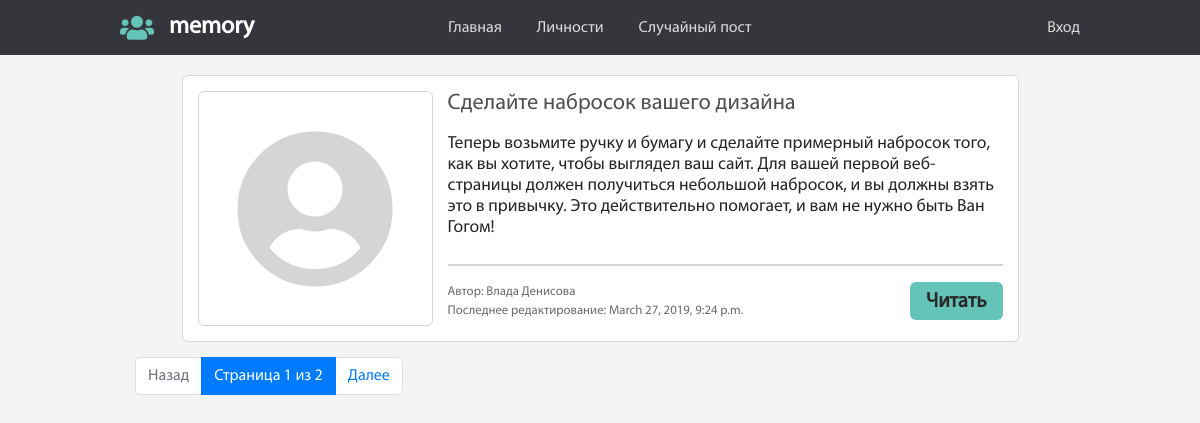
Before: / with the older database file.
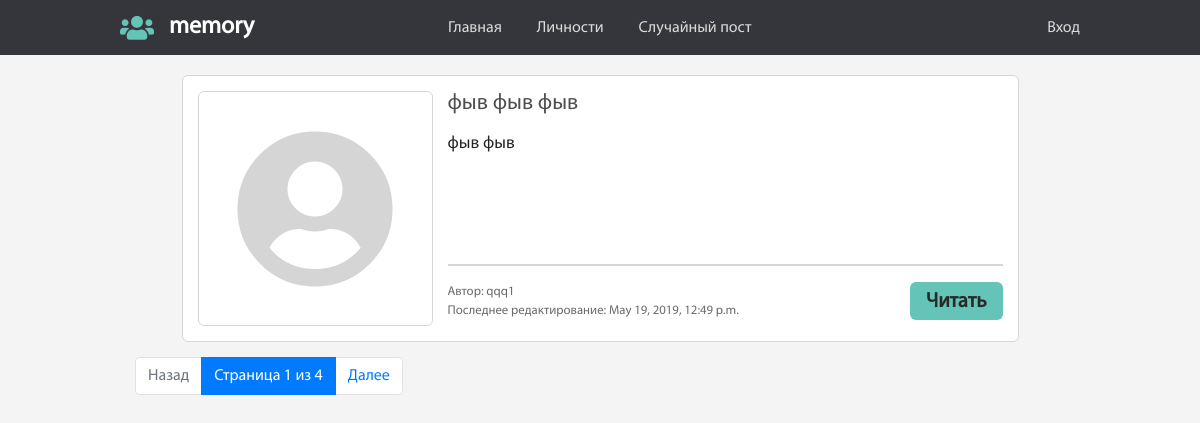
After: the same page with the newer database file.
### mysite/models.py (models this page shows, shortened)
class Post(models.Model):
    email = models.EmailField(verbose_name="email", db_index=True, blank=True)
    name = models.ForeignKey(User, on_delete=models.CASCADE, verbose_name="Имя", db_index=True, blank=True)
    second_name = models.CharField(verbose_name="Фамилия", max_length=150, db_index=True, blank=True)
    title = models.CharField(verbose_name="Заголовок", max_length=500)
    preview = models.CharField(verbose_name= "Тизер", max_length=500, blank=True, db_index=True)
    text_post = MarkdownxField(verbose_name= "Текст поста", blank=True, db_index=True)
    CHOICE_TO_STAR = (
        (True, 'Пост известной личности'),
        (False, 'Пост обычного пользователя'),
    )
    star = models.BooleanField(verbose_name="Настройка поста", choices=CHOICE_TO_STAR, default=False)
    date_pub = models.DateTimeField(verbose_name="Дата публикации", auto_now_add=True)
    date_modified = models.DateTimeField(verbose_name="Последнее изменение", auto_now=True)
    pictures = models.CharField(verbose_name="Ссылка на картинку", max_length=500, blank=True)
    class Meta:
        ordering = ["-date_modified"]
    def get_preview(self):
        if not self.preview:
            return markdownify(self.text_post[:501]+"...")
        else:
            return self.preview
    def __str__(self):
        return self.title

### mysite/views.py (the view)
# urls.py: url(r'^$', v.posts_list, name='posts_list'),
def posts_list(request):
    posts = Post.objects.all()
    paginator = Paginator(posts, 1)
    page = request.GET.get('page')
    try:
        posts = paginator.page(page)
    except PageNotAnInteger:
        posts = paginator.page(1)
    except EmptyPage:
        posts = paginator.page(paginator.num_pages)
    return render(request, 'mysite/posts_list.html', context={'posts': posts, 'page': page})

### mysite/templates/mysite/posts_list.html (shortened to what this page needs)
{% extends 'mysite/base_page.html' %}
{% load staticfiles %}
{% block css %}
  <link rel="stylesheet" href="{% static 'css/post.css' %}">
{% endblock %}
{% block content %}
  {% for post in posts %}
    <aside class="post">
      <section class="post__img">
        <i class="fas fa-user-circle"></i>
      </section>
      <section class="post__info">
        <h3>{{ post }}</h3>
        <p class="post__prev">{{ post.get_preview }}</p>
        <hr>
        <div class="post__nav">
          <div class="post__addition">
            <span>Автор: {{post.name}} {{post.second_name}}</span></br>
            <span>Последнее редактирование: {{ post.date_modified }}</span>
          </div>
          <a class="btnn" href="{% url 'post_detail' post.id%}">Читать</a>
        </div>
      </section>
    </aside>
  {% endfor %}
  <nav class="pagination__wrap">
    <ul class="pagination">
      {% if posts.has_previous %}
        <li class="page-item"><a class="page-link" href="?page=1">Далее</a></li>
      {% else %}
        <li class="page-item disabled"><a class="page-link">Назад</a></li>
      {% endif %}
      <li class="page-item active" aria-current="page">
        <span class="page-link">
          Страница {{ posts.number }} из {{ posts.paginator.num_pages }}
        </span>
      </li>
      {% if posts.has_next %}
        <li class="page-item">
          <a class="page-link" href="?page={{ posts.next_page_number }}">Далее</a>
        </li>
      {% else %}
        <li class="page-item disabled"><a class="page-link">Далее</a></li>
      {% endif %}
    </ul>
  </nav>
{% endblock %}

### mysite/templates/mysite/base_page.html
{% extends 'base.html' %}

### templates/base.html (shortened to what this page needs)
<!DOCTYPE html>
{% load staticfiles %}
<html lang="en">
<head>
  <link rel="stylesheet" href="https://stackpath.bootstrapcdn.com/bootstrap/4.2.1/css/bootstrap.min.css">
  <link rel="stylesheet" href="{% static 'css/normalize.css' %}">
  <link rel="stylesheet" href="https://use.fontawesome.com/releases/v5.8.1/css/all.css">
  <link rel="stylesheet" href="{% static 'css/base.css' %}">
  {% block css %}{% endblock %}
</head>
<body>
  <header>
    <nav class="menu">
      <div class="menu__logo">
        <i class="fas fa-users"></i>
        <h1>memory</h1>
      </div>
      <ul class="menu__list">
        <li>
          <a class="link" href="{% url 'posts_list' %}">Главная</a>
        </li>
        <li>
          <a class="link" href="{% url 'persons_list' %}">Личности</a>
        </li>
        <li>
          <a class="link" href="{% url 'random_post' %}">Случайный пост</a>
        </li>
        {% if user.is_authenticated %}
          <li>
            <a class="link" href="{% url 'create_new_post' %}">Профиль</a>
          </li>
          <li>
            <a class="link" href="{% url 'logout' %}">Выход</a>
          </li>
        {% else %}
          <li>
            <a class="link" href="{% url 'login' %}">Вход</a>
          </li>
        {% endif %}
      </ul>
    </nav>
  </header>
  <div class="main-container">
    <main>{% block content %}{% endblock %}</main>
  </div>
</body>
</html>

### static/css/base.css (style rules this page uses)
:root { --izumrud: #64c4b8; }
body { background: #f4f4f4; font-family: "MyriadProRegular"; }
header { width: 100%; background: #35363b; }
.menu { display: flex; background: #35363b; height: 55px; width: 960px; justify-content: center; margin: auto; }
.menu__logo { display: flex; align-items: center; width: 30%; justify-content: flex-start; }
.menu__logo .fas { width: 34px; color: var(--izumrud); font-size: 1.7rem; margin-right: 15px; }
.menu__logo h1 { font-weight: bold; margin: 0; font-size: 1.5rem; color: #FFF; }
.menu__list { width: 70%; list-style: none; display: flex; align-items: center; margin: 0; }
.menu__list li a { color: #dbdbdb; font-size: 1rem; margin-right: 35px; }
.menu__list li:last-child a { margin-right: 0px; }
.menu__list li:last-child { margin-left: auto; }
.main-container { width: 960px; padding-right: 15px; padding-left: 15px; padding-top: 20px; margin-right: auto; margin-left: auto; }
.btnn { display: flex; background: var(--izumrud); cursor: pointer; border-radius: 6px; padding: 0 16px; justify-content: center; align-items: center; color: #2a2929; font-weight: bold; font-size: 1.3rem; transition: all 0.3s ease; line-height: normal; }

### mysite/static/css/post.css (style rules this page uses)
.post { background: #FFF; border-radius: 6px; border: 1px #d6d6d6 solid; padding: 15px; width: 90%; display: flex; flex-flow: row wrap; margin: 0 auto; margin-bottom: 15px; }
.post__img { display: block; min-width: 235px; height: 235px; margin-right: 15px; border: 1px #d6d6d6 solid; border-radius: 6px; }
.post__img .fas { font-size: 10rem; display: flex; justify-content: center; align-items: center; height: 100%; color: #d5d5d5; }
.post__info { display: block; width: auto; flex: 1; }
.post__info h3 { color: #4f4f4f; margin-bottom: 15px; font-size: 1.4rem; }
.post__prev { font-size: 1.1rem; line-height: normal; height: 49%; overflow: hidden; }
.post__info hr { border: 1px #d6d6d6 solid; }
.post__nav { display: flex; justify-content: space-between; }
.post__addition { font-size: .8rem; color: #6b6b6b; }

Changed rows visible on the page:
no longer on this page (row unchanged): Post: title "Сделайте набросок вашего дизайна", get_preview "Теперь возьмите ручку и бумагу и сделайте примерный набросок того, как вы хотите, чтобы выглядел ваш сайт. Для вашей первой веб-страницы должен получиться небольшой набросок, и вы должны взять это в привычку. Это действительно помогает, и вам не нужно быть Ван Гогом!", name "Влада", second_name "Денисова", date_modified "March 27, 2019, 9:24 p.m."
added Post: title "фыв фыв фыв", get_preview "фыв фыв", name "qqq1", date_modified "May 19, 2019, 12:49 p.m."
Other visible differences:
{{ posts.paginator.num_pages }}: "2" → "4"
